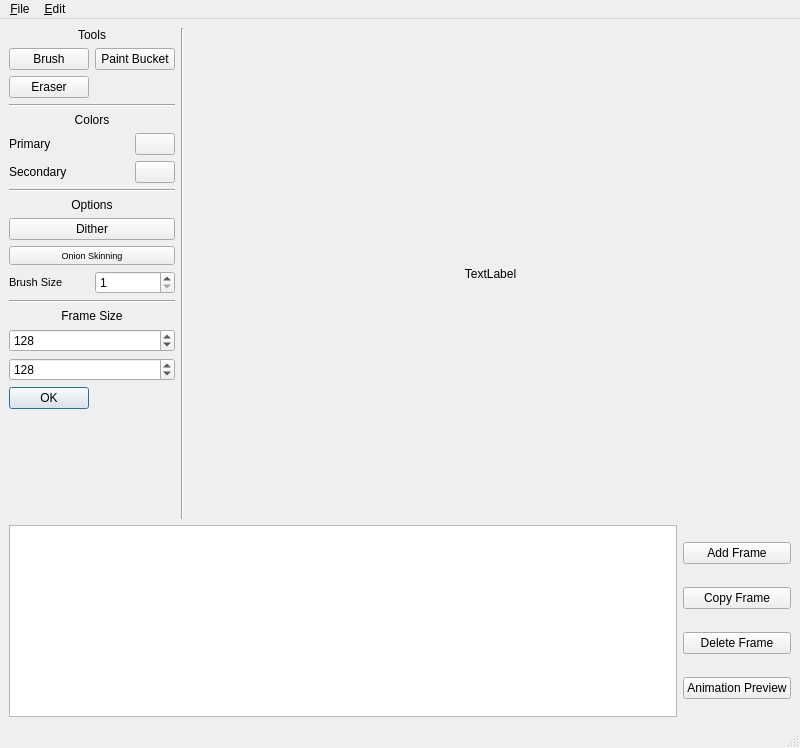
<?xml version="1.0" encoding="UTF-8"?>
<ui version="4.0">
 <class>MainWindow</class>
 <widget class="QMainWindow" name="MainWindow">
  <property name="geometry">
   <rect>
    <x>0</x>
    <y>0</y>
    <width>800</width>
    <height>748</height>
   </rect>
  </property>
  <property name="sizePolicy">
   <sizepolicy hsizetype="Preferred" vsizetype="Preferred">
    <horstretch>0</horstretch>
    <verstretch>0</verstretch>
   </sizepolicy>
  </property>
  <property name="font">
   <font>
    <underline>false</underline>
   </font>
  </property>
  <property name="windowTitle">
   <string>MainWindow</string>
  </property>
  <widget class="QWidget" name="centralwidget">
   <layout class="QVBoxLayout" name="verticalLayout">
    <item>
     <layout class="QHBoxLayout" name="horizontalLayout_4" stretch="0,0,1">
      <item>
       <layout class="QVBoxLayout" name="optionsLayout">
        <item>
         <widget class="QLabel" name="label_4">
          <property name="sizePolicy">
           <sizepolicy hsizetype="Preferred" vsizetype="Minimum">
            <horstretch>0</horstretch>
            <verstretch>0</verstretch>
           </sizepolicy>
          </property>
          <property name="text">
           <string>Tools</string>
          </property>
          <property name="alignment">
           <set>Qt::AlignCenter</set>
          </property>
         </widget>
        </item>
        <item>
         <layout class="QGridLayout" name="gridLayout">
          <item row="0" column="0">
           <widget class="QPushButton" name="brushSelector">
            <property name="text">
             <string>Brush</string>
            </property>
           </widget>
          </item>
          <item row="0" column="1">
           <widget class="QPushButton" name="paintBucketSelector">
            <property name="text">
             <string>Paint Bucket</string>
            </property>
           </widget>
          </item>
          <item row="1" column="0">
           <widget class="QPushButton" name="eraserSelector">
            <property name="text">
             <string>Eraser</string>
            </property>
           </widget>
          </item>
         </layout>
        </item>
        <item>
         <widget class="Line" name="line_2">
          <property name="orientation">
           <enum>Qt::Horizontal</enum>
          </property>
         </widget>
        </item>
        <item>
         <widget class="QLabel" name="label_6">
          <property name="text">
           <string>Colors</string>
          </property>
          <property name="alignment">
           <set>Qt::AlignCenter</set>
          </property>
         </widget>
        </item>
        <item>
         <layout class="QGridLayout" name="gridLayout_3">
          <item row="0" column="1">
           <widget class="QPushButton" name="primaryColor">
            <property name="sizePolicy">
             <sizepolicy hsizetype="Fixed" vsizetype="Fixed">
              <horstretch>0</horstretch>
              <verstretch>0</verstretch>
             </sizepolicy>
            </property>
            <property name="text">
             <string/>
            </property>
           </widget>
          </item>
          <item row="1" column="1">
           <widget class="QPushButton" name="secondaryColor">
            <property name="sizePolicy">
             <sizepolicy hsizetype="Fixed" vsizetype="Fixed">
              <horstretch>0</horstretch>
              <verstretch>0</verstretch>
             </sizepolicy>
            </property>
            <property name="text">
             <string/>
            </property>
           </widget>
          </item>
          <item row="0" column="0">
           <widget class="QLabel" name="label_2">
            <property name="text">
             <string>Primary</string>
            </property>
           </widget>
          </item>
          <item row="1" column="0">
           <widget class="QLabel" name="label_5">
            <property name="text">
             <string>Secondary</string>
            </property>
           </widget>
          </item>
         </layout>
        </item>
        <item>
         <widget class="Line" name="line">
          <property name="orientation">
           <enum>Qt::Horizontal</enum>
          </property>
         </widget>
        </item>
        <item>
         <widget class="QLabel" name="label">
          <property name="text">
           <string>Options</string>
          </property>
          <property name="alignment">
           <set>Qt::AlignCenter</set>
          </property>
         </widget>
        </item>
        <item>
         <widget class="QPushButton" name="ditherSelector">
          <property name="text">
           <string>Dither</string>
          </property>
         </widget>
        </item>
        <item>
         <widget class="QPushButton" name="onionSkinningSelector">
          <property name="font">
           <font>
            <pointsize>7</pointsize>
            <underline>false</underline>
           </font>
          </property>
          <property name="text">
           <string>Onion Skinning</string>
          </property>
         </widget>
        </item>
        <item>
         <layout class="QHBoxLayout" name="horizontalLayout_2">
          <item>
           <widget class="QLabel" name="label_3">
            <property name="font">
             <font>
              <pointsize>8</pointsize>
              <underline>false</underline>
             </font>
            </property>
            <property name="text">
             <string>Brush Size</string>
            </property>
           </widget>
          </item>
          <item>
           <widget class="QSpinBox" name="BrushSizeSpinBox">
            <property name="minimum">
             <number>1</number>
            </property>
            <property name="maximum">
             <number>5</number>
            </property>
            <property name="value">
             <number>1</number>
            </property>
           </widget>
          </item>
         </layout>
        </item>
        <item>
         <widget class="Line" name="line_4">
          <property name="orientation">
           <enum>Qt::Horizontal</enum>
          </property>
         </widget>
        </item>
        <item>
         <widget class="QLabel" name="label_7">
          <property name="text">
           <string>Frame Size</string>
          </property>
          <property name="alignment">
           <set>Qt::AlignCenter</set>
          </property>
         </widget>
        </item>
        <item>
         <widget class="QSpinBox" name="frameDimensionWidth">
          <property name="minimum">
           <number>1</number>
          </property>
          <property name="maximum">
           <number>256</number>
          </property>
          <property name="value">
           <number>128</number>
          </property>
         </widget>
        </item>
        <item>
         <widget class="QSpinBox" name="frameDimensionHeight">
          <property name="minimum">
           <number>1</number>
          </property>
          <property name="maximum">
           <number>256</number>
          </property>
          <property name="value">
           <number>128</number>
          </property>
         </widget>
        </item>
        <item>
         <widget class="QDialogButtonBox" name="confirmDimensionsButton">
          <property name="sizePolicy">
           <sizepolicy hsizetype="Minimum" vsizetype="Fixed">
            <horstretch>0</horstretch>
            <verstretch>0</verstretch>
           </sizepolicy>
          </property>
          <property name="layoutDirection">
           <enum>Qt::RightToLeft</enum>
          </property>
          <property name="standardButtons">
           <set>QDialogButtonBox::Ok</set>
          </property>
         </widget>
        </item>
        <item>
         <spacer name="verticalSpacer">
          <property name="orientation">
           <enum>Qt::Vertical</enum>
          </property>
          <property name="sizeHint" stdset="0">
           <size>
            <width>20</width>
            <height>40</height>
           </size>
          </property>
         </spacer>
        </item>
       </layout>
      </item>
      <item>
       <widget class="Line" name="line_3">
        <property name="orientation">
         <enum>Qt::Vertical</enum>
        </property>
       </widget>
      </item>
      <item>
       <widget class="QLabel" name="frameLabel">
        <property name="sizePolicy">
         <sizepolicy hsizetype="Expanding" vsizetype="Expanding">
          <horstretch>0</horstretch>
          <verstretch>0</verstretch>
         </sizepolicy>
        </property>
        <property name="minimumSize">
         <size>
          <width>327</width>
          <height>327</height>
         </size>
        </property>
        <property name="text">
         <string>TextLabel</string>
        </property>
        <property name="alignment">
         <set>Qt::AlignCenter</set>
        </property>
       </widget>
      </item>
     </layout>
    </item>
    <item>
     <layout class="QHBoxLayout" name="horizontalLayout" stretch="0,0">
      <item>
       <widget class="QListView" name="frameList">
        <property name="sizePolicy">
         <sizepolicy hsizetype="Expanding" vsizetype="Minimum">
          <horstretch>0</horstretch>
          <verstretch>0</verstretch>
         </sizepolicy>
        </property>
        <property name="flow">
         <enum>QListView::LeftToRight</enum>
        </property>
        <property name="isWrapping" stdset="0">
         <bool>false</bool>
        </property>
        <property name="viewMode">
         <enum>QListView::IconMode</enum>
        </property>
       </widget>
      </item>
      <item>
       <layout class="QVBoxLayout" name="verticalLayout_2">
        <item>
         <widget class="QPushButton" name="addFrameButton">
          <property name="text">
           <string>Add Frame</string>
          </property>
         </widget>
        </item>
        <item>
         <widget class="QPushButton" name="copyFrame">
          <property name="text">
           <string>Copy Frame</string>
          </property>
         </widget>
        </item>
        <item>
         <widget class="QPushButton" name="deleteFrameButton">
          <property name="text">
           <string>Delete Frame</string>
          </property>
         </widget>
        </item>
        <item>
         <widget class="QPushButton" name="animationPreviewButton">
          <property name="text">
           <string>Animation Preview</string>
          </property>
         </widget>
        </item>
       </layout>
      </item>
     </layout>
    </item>
   </layout>
  </widget>
  <widget class="QMenuBar" name="menubar">
   <property name="geometry">
    <rect>
     <x>0</x>
     <y>0</y>
     <width>800</width>
     <height>19</height>
    </rect>
   </property>
   <property name="nativeMenuBar">
    <bool>true</bool>
   </property>
   <widget class="QMenu" name="menuFile">
    <property name="title">
     <string>&amp;File</string>
    </property>
    <addaction name="actionSave"/>
    <addaction name="actionSaveAs"/>
    <addaction name="actionLoad"/>
   </widget>
   <widget class="QMenu" name="menu_Edit">
    <property name="title">
     <string>&amp;Edit</string>
    </property>
    <addaction name="action_Undo"/>
    <addaction name="action_Redo"/>
   </widget>
   <addaction name="menuFile"/>
   <addaction name="menu_Edit"/>
  </widget>
  <widget class="QStatusBar" name="statusbar"/>
  <action name="actionSave">
   <property name="text">
    <string>&amp;Save</string>
   </property>
  </action>
  <action name="actionSaveAs">
   <property name="text">
    <string>Save &amp;As</string>
   </property>
  </action>
  <action name="actionLoad">
   <property name="text">
    <string>&amp;Load</string>
   </property>
  </action>
  <action name="action_Undo">
   <property name="text">
    <string>&amp;Undo</string>
   </property>
  </action>
  <action name="action_Redo">
   <property name="text">
    <string>&amp;Redo</string>
   </property>
  </action>
 </widget>
 <resources/>
 <connections/>
</ui>
